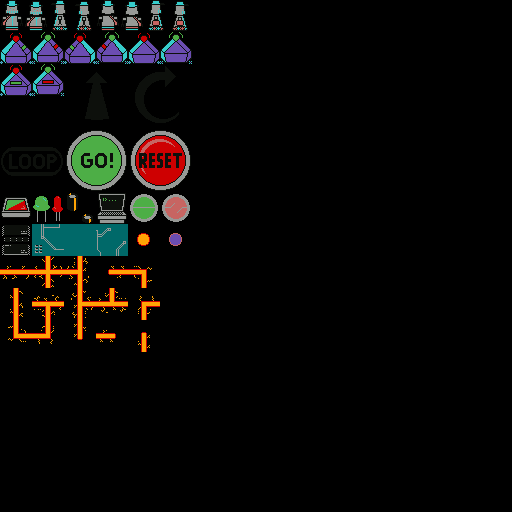

A level layout from a 2D game, rendered from its tile map. Below: a short description, then the map file with its tile-grid data intact:
An orthogonal 16x16 tile map with 32x32 px tiles, 1 tile layer (Tile Layer 1).

<map version="1.4" tiledversion="1.4.2" orientation="orthogonal" renderorder="right-down" width="16" height="16" tilewidth="32" tileheight="32" infinite="0" nextlayerid="2" nextobjectid="1">
 <tileset firstgid="1" source="a.tsx" />
 <layer id="1" name="Tile Layer 1" width="16" height="16">
  <data encoding="csv">
1,2,3,4,5,6,0,0,0,0,0,0,0,0,0,0,
7,8,9,10,11,12,0,0,0,0,0,0,0,0,0,0,
13,14,15,16,17,18,0,0,0,0,0,0,0,0,0,0,
19,20,21,22,23,24,0,0,0,0,0,0,0,0,0,0,
25,26,27,28,29,30,0,0,0,0,0,0,0,0,0,0,
31,32,33,34,35,36,0,0,0,0,0,0,0,0,0,0,
37,38,39,40,41,42,0,0,0,0,0,0,0,0,0,0,
43,44,45,46,47,48,0,0,0,0,0,0,0,0,0,0,
49,50,51,52,53,54,0,0,0,0,0,0,0,0,0,0,
1610612785,1610612787,3221225523,2684354611,1610612789,0,0,0,0,0,0,0,0,0,0,0,
3221225525,2684354613,1610612788,3221225524,2684354612,0,0,0,0,0,0,0,0,0,0,0,
0,0,0,0,0,0,0,0,0,0,0,0,0,0,0,0,
0,0,0,0,0,0,0,0,0,0,0,0,0,0,0,0,
0,0,0,0,0,0,0,0,0,0,0,0,0,0,0,0,
0,0,0,0,0,0,0,0,0,0,0,0,0,0,0,0,
0,0,0,0,0,0,0,0,0,0,0,0,0,0,0,0
</data>
 </layer>
</map>
